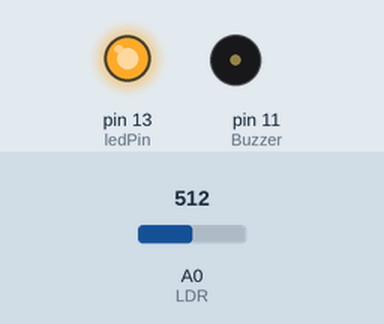
A sketch run on a simulated Arduino Uno, built with avr-gcc and run on an emulated ATmega328P. On the bench: output pins drawn as LEDs (lit = HIGH), buzzer (waves = sounding). The inputs (shaded band) are chosen by the test bench; at power-on: A0 (LDR) = 512.

Above: at 0.1 s.
At 5.1 s:
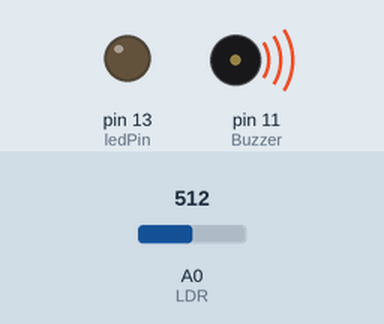
Timing chart, 0 to 6.6 s (numbered marks = the images above):
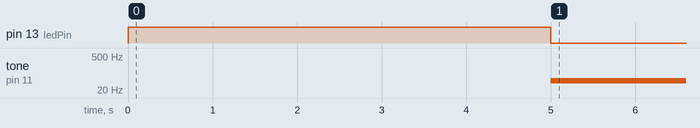

Measured:
- by itself, tone on pin 11 (Buzzer): silent → 49 Hz at 5.0 s

The sketch:

Exemplo_11_Teremim.ino
```cpp
/*************************************************************************
 **                                                                     **
 **              CURSO ARDUINO PARA INICIANTES - ROBOCORE               **
 **                                                                     **
 ** Exemplo 11: Teremim                                                 **
 **                                                                     **
 *************************************************************************/

int Valor_sensor;  // Variável para armazenar aintensidade de luz do LDR
int Sensor_Min = 1023;  // Variável para calibrar o menor valor do sensor
int Sensor_Max = 0;  // Variável para calibrar o maior valor do sensor
int Buzzer = 11;  // Pino no qual o buzzer está conectado, no caso 11

int ledPin = 13; // Pino no qual o LED está conectado, no caso 13

void setup() {
  pinMode(ledPin, OUTPUT);     // Inicializa o pino do LED como saída.
  digitalWrite(ledPin, HIGH);  // Liga a saída do LED

  // Rotina de calibração do LDR (Tempo de duração: 5 segundos)
  while (millis() < 5000) {
    // Grava o maior valor lido no LDR
    Valor_sensor = analogRead(A0);
    if (Valor_sensor > Sensor_Max) {
      Sensor_Max = Valor_sensor;
    }
    // Grava o menor valor lido no LDR
    if (Valor_sensor < Sensor_Min) {
      Sensor_Min = Valor_sensor;
    }
  }
  // Desliga o LED para indicar fim da rotina de calibração do LDR
  digitalWrite(ledPin, LOW);
}

void loop() {
  Valor_sensor = analogRead(A0); //Lê o valor do LDR

  // Converte o valor do sensor na faixa de frequência das notas musicais
  int nota = map(Valor_sensor, Sensor_Min, Sensor_Max, 50, 4000);
  tone(Buzzer, nota, 20); // Toca a nota por 20 ms
  delay(10); // Espera 10 ms
}
```
